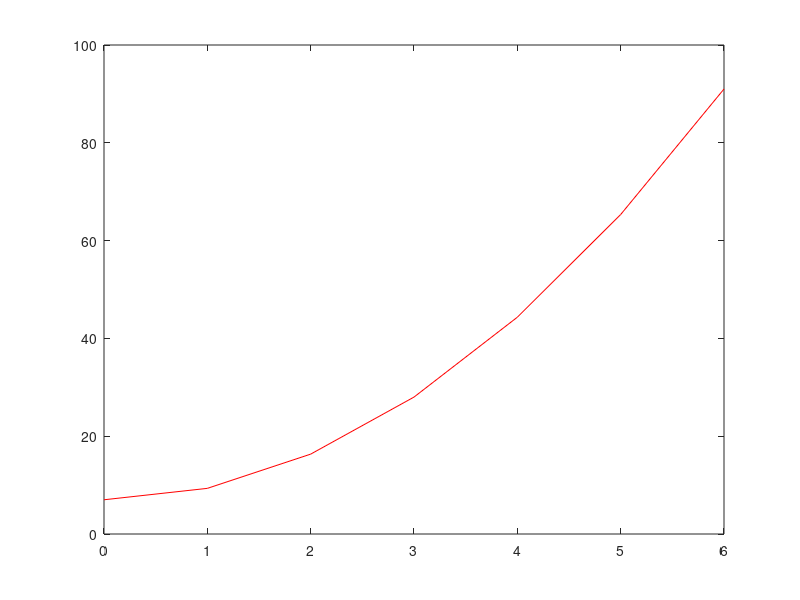

MATLAB code to generate this figure:
firstValue = 7;
lastValue  = 91;
range = 7;
exponent   = 2;

% f(x) = ax^exponent+b

b = firstValue;

%a*(range-1)^exponent+b = 91


a = (91-b)/((range-1)^exponent);

inds = [0:range-1];
y    = a*inds.^exponent+b;

plot(inds,y, 'r-');



